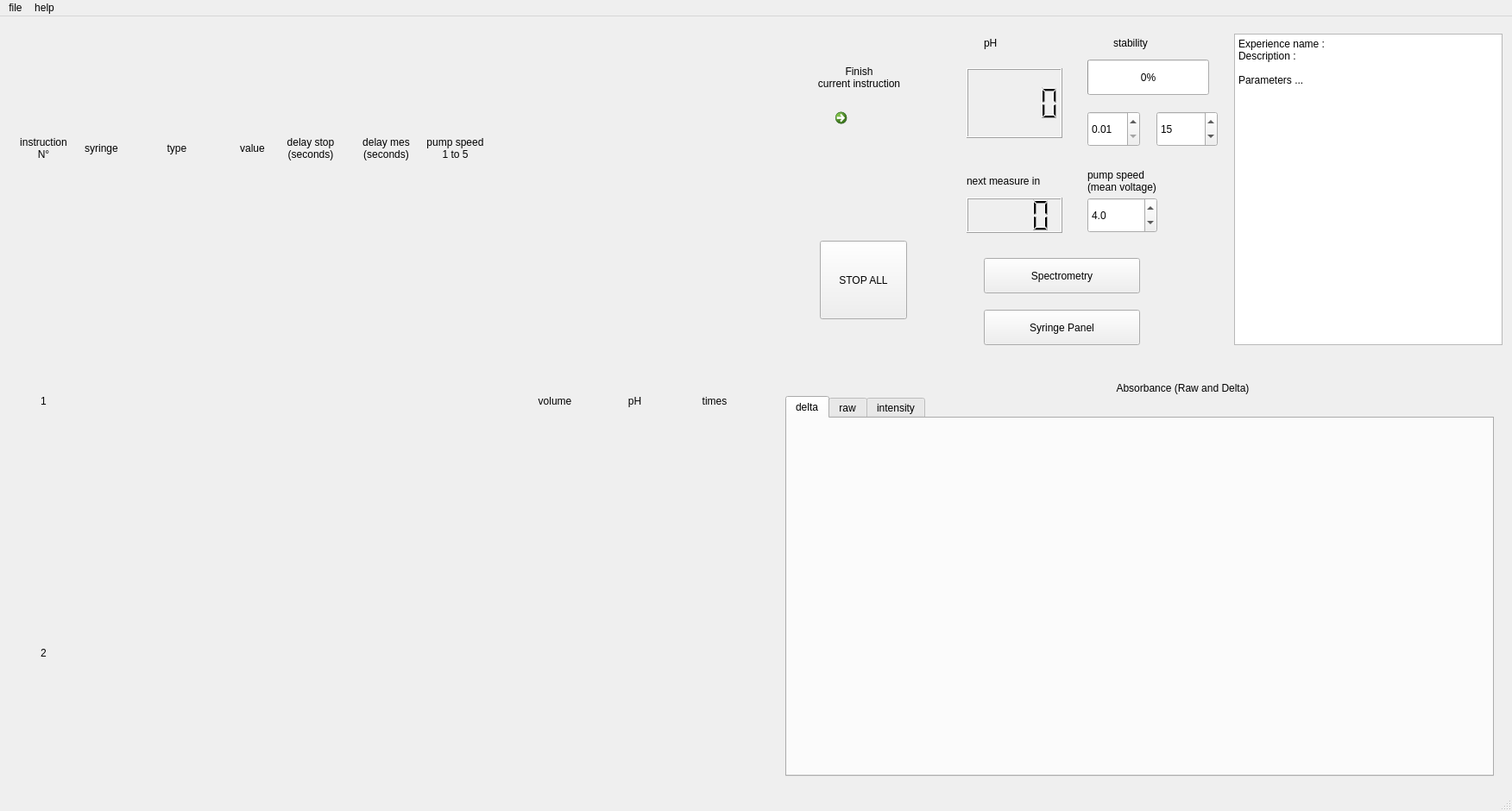
<?xml version="1.0" encoding="UTF-8"?>
<ui version="4.0">
 <class>CustomSequenceWindow</class>
 <widget class="QMainWindow" name="CustomSequenceWindow">
  <property name="geometry">
   <rect>
    <x>0</x>
    <y>0</y>
    <width>1752</width>
    <height>940</height>
   </rect>
  </property>
  <property name="tabletTracking">
   <bool>false</bool>
  </property>
  <property name="windowTitle">
   <string>Custom Sequence of Instructions</string>
  </property>
  <property name="iconSize">
   <size>
    <width>18</width>
    <height>27</height>
   </size>
  </property>
  <widget class="QWidget" name="centralwidget">
   <widget class="QLCDNumber" name="direct_pH">
    <property name="geometry">
     <rect>
      <x>1120</x>
      <y>60</y>
      <width>111</width>
      <height>81</height>
     </rect>
    </property>
   </widget>
   <widget class="QProgressBar" name="stabilisation_level">
    <property name="geometry">
     <rect>
      <x>1260</x>
      <y>50</y>
      <width>141</width>
      <height>41</height>
     </rect>
    </property>
    <property name="maximum">
     <number>100</number>
    </property>
    <property name="value">
     <number>0</number>
    </property>
    <property name="textVisible">
     <bool>true</bool>
    </property>
    <property name="orientation">
     <enum>Qt::Horizontal</enum>
    </property>
    <property name="format">
     <string>%p%</string>
    </property>
   </widget>
   <widget class="QLabel" name="label_pH">
    <property name="geometry">
     <rect>
      <x>1140</x>
      <y>10</y>
      <width>61</width>
      <height>41</height>
     </rect>
    </property>
    <property name="text">
     <string>pH</string>
    </property>
   </widget>
   <widget class="QLabel" name="label_stability">
    <property name="geometry">
     <rect>
      <x>1290</x>
      <y>10</y>
      <width>71</width>
      <height>41</height>
     </rect>
    </property>
    <property name="text">
     <string>stability</string>
    </property>
   </widget>
   <widget class="QLabel" name="label_pump_speed">
    <property name="geometry">
     <rect>
      <x>1260</x>
      <y>170</y>
      <width>151</width>
      <height>41</height>
     </rect>
    </property>
    <property name="text">
     <string>pump speed
(mean voltage)</string>
    </property>
   </widget>
   <widget class="QPushButton" name="spectrometry">
    <property name="geometry">
     <rect>
      <x>1140</x>
      <y>280</y>
      <width>181</width>
      <height>41</height>
     </rect>
    </property>
    <property name="text">
     <string>Spectrometry</string>
    </property>
   </widget>
   <widget class="QLabel" name="label_delta_abs">
    <property name="geometry">
     <rect>
      <x>1030</x>
      <y>410</y>
      <width>681</width>
      <height>41</height>
     </rect>
    </property>
    <property name="text">
     <string>Absorbance (Raw and Delta)</string>
    </property>
    <property name="alignment">
     <set>Qt::AlignCenter</set>
    </property>
   </widget>
   <widget class="QWidget" name="gridLayoutWidget_2">
    <property name="geometry">
     <rect>
      <x>10</x>
      <y>10</y>
      <width>551</width>
      <height>871</height>
     </rect>
    </property>
    <layout class="QGridLayout" name="grid_instructions" columnstretch="2,1,3,1,2,2,1">
     <item row="1" column="0">
      <widget class="QLabel" name="number1">
       <property name="text">
        <string>1</string>
       </property>
       <property name="alignment">
        <set>Qt::AlignCenter</set>
       </property>
      </widget>
     </item>
     <item row="0" column="3">
      <widget class="QLabel" name="column_value">
       <property name="text">
        <string>value</string>
       </property>
       <property name="alignment">
        <set>Qt::AlignCenter</set>
       </property>
      </widget>
     </item>
     <item row="0" column="5">
      <widget class="QLabel" name="column_delay_mes">
       <property name="text">
        <string>delay mes
(seconds)</string>
       </property>
       <property name="alignment">
        <set>Qt::AlignCenter</set>
       </property>
      </widget>
     </item>
     <item row="0" column="2">
      <widget class="QLabel" name="column_dispense_type">
       <property name="text">
        <string>type</string>
       </property>
       <property name="alignment">
        <set>Qt::AlignCenter</set>
       </property>
      </widget>
     </item>
     <item row="0" column="4">
      <widget class="QLabel" name="column_delay_stop">
       <property name="text">
        <string>delay stop
(seconds)</string>
       </property>
       <property name="alignment">
        <set>Qt::AlignCenter</set>
       </property>
      </widget>
     </item>
     <item row="0" column="1">
      <widget class="QLabel" name="column_syringe">
       <property name="text">
        <string>syringe</string>
       </property>
       <property name="alignment">
        <set>Qt::AlignCenter</set>
       </property>
      </widget>
     </item>
     <item row="0" column="0">
      <widget class="QLabel" name="column_number">
       <property name="text">
        <string>instruction
N°</string>
       </property>
       <property name="alignment">
        <set>Qt::AlignCenter</set>
       </property>
      </widget>
     </item>
     <item row="2" column="0">
      <widget class="QLabel" name="number2">
       <property name="text">
        <string>2</string>
       </property>
       <property name="alignment">
        <set>Qt::AlignCenter</set>
       </property>
      </widget>
     </item>
     <item row="0" column="6">
      <widget class="QLabel" name="column_speed">
       <property name="enabled">
        <bool>true</bool>
       </property>
       <property name="text">
        <string>pump speed
1 to 5</string>
       </property>
       <property name="alignment">
        <set>Qt::AlignCenter</set>
       </property>
      </widget>
     </item>
    </layout>
   </widget>
   <widget class="QPlainTextEdit" name="experiment_parameters">
    <property name="geometry">
     <rect>
      <x>1430</x>
      <y>20</y>
      <width>311</width>
      <height>361</height>
     </rect>
    </property>
    <property name="plainText">
     <string>Experience name :
Description :

Parameters ...</string>
    </property>
   </widget>
   <widget class="QDoubleSpinBox" name="pump_speed_volt">
    <property name="geometry">
     <rect>
      <x>1260</x>
      <y>210</y>
      <width>81</width>
      <height>41</height>
     </rect>
    </property>
    <property name="accessibleName">
     <string/>
    </property>
    <property name="decimals">
     <number>1</number>
    </property>
    <property name="minimum">
     <double>3.000000000000000</double>
    </property>
    <property name="maximum">
     <double>12.000000000000000</double>
    </property>
    <property name="singleStep">
     <double>0.100000000000000</double>
    </property>
    <property name="value">
     <double>4.000000000000000</double>
    </property>
   </widget>
   <widget class="QSpinBox" name="stab_time">
    <property name="geometry">
     <rect>
      <x>1340</x>
      <y>110</y>
      <width>71</width>
      <height>41</height>
     </rect>
    </property>
    <property name="minimum">
     <number>5</number>
    </property>
    <property name="maximum">
     <number>600</number>
    </property>
    <property name="value">
     <number>15</number>
    </property>
   </widget>
   <widget class="QTabWidget" name="spectra_tabs">
    <property name="geometry">
     <rect>
      <x>910</x>
      <y>440</y>
      <width>821</width>
      <height>441</height>
     </rect>
    </property>
    <property name="currentIndex">
     <number>0</number>
    </property>
    <widget class="QWidget" name="tab1">
     <attribute name="title">
      <string>delta</string>
     </attribute>
    </widget>
    <widget class="QWidget" name="tab2">
     <attribute name="title">
      <string>raw</string>
     </attribute>
    </widget>
    <widget class="QWidget" name="tab3">
     <attribute name="title">
      <string>intensity</string>
     </attribute>
    </widget>
   </widget>
   <widget class="QDoubleSpinBox" name="stab_step">
    <property name="geometry">
     <rect>
      <x>1260</x>
      <y>110</y>
      <width>61</width>
      <height>41</height>
     </rect>
    </property>
    <property name="decimals">
     <number>2</number>
    </property>
    <property name="minimum">
     <double>0.010000000000000</double>
    </property>
    <property name="maximum">
     <double>0.300000000000000</double>
    </property>
    <property name="singleStep">
     <double>0.010000000000000</double>
    </property>
   </widget>
   <widget class="QLabel" name="label_countdown">
    <property name="geometry">
     <rect>
      <x>1120</x>
      <y>170</y>
      <width>131</width>
      <height>41</height>
     </rect>
    </property>
    <property name="text">
     <string>next measure in</string>
    </property>
    <property name="alignment">
     <set>Qt::AlignLeading|Qt::AlignLeft|Qt::AlignVCenter</set>
    </property>
   </widget>
   <widget class="QLCDNumber" name="countdown">
    <property name="geometry">
     <rect>
      <x>1120</x>
      <y>210</y>
      <width>111</width>
      <height>41</height>
     </rect>
    </property>
    <property name="digitCount">
     <number>4</number>
    </property>
    <property name="value" stdset="0">
     <double>0.000000000000000</double>
    </property>
    <property name="intValue" stdset="0">
     <number>0</number>
    </property>
   </widget>
   <widget class="QPushButton" name="syringes">
    <property name="geometry">
     <rect>
      <x>1140</x>
      <y>340</y>
      <width>181</width>
      <height>41</height>
     </rect>
    </property>
    <property name="text">
     <string>Syringe Panel</string>
    </property>
   </widget>
   <widget class="QWidget" name="gridLayoutWidget">
    <property name="geometry">
     <rect>
      <x>600</x>
      <y>10</y>
      <width>271</width>
      <height>871</height>
     </rect>
    </property>
    <layout class="QGridLayout" name="grid_mes_pH_vol">
     <item row="0" column="0">
      <widget class="QLabel" name="column_vol">
       <property name="text">
        <string>volume</string>
       </property>
       <property name="alignment">
        <set>Qt::AlignCenter</set>
       </property>
      </widget>
     </item>
     <item row="0" column="1">
      <widget class="QLabel" name="column_pH">
       <property name="text">
        <string>pH</string>
       </property>
       <property name="alignment">
        <set>Qt::AlignCenter</set>
       </property>
      </widget>
     </item>
     <item row="0" column="2">
      <widget class="QLabel" name="column_times">
       <property name="text">
        <string>times</string>
       </property>
       <property name="alignment">
        <set>Qt::AlignCenter</set>
       </property>
      </widget>
     </item>
    </layout>
   </widget>
   <widget class="QCommandLinkButton" name="pause_resume_button">
    <property name="geometry">
     <rect>
      <x>960</x>
      <y>100</y>
      <width>71</width>
      <height>71</height>
     </rect>
    </property>
    <property name="text">
     <string/>
    </property>
   </widget>
   <widget class="QLabel" name="label_pause_resume">
    <property name="geometry">
     <rect>
      <x>880</x>
      <y>50</y>
      <width>231</width>
      <height>41</height>
     </rect>
    </property>
    <property name="text">
     <string>Finish 
current instruction</string>
    </property>
    <property name="alignment">
     <set>Qt::AlignCenter</set>
    </property>
   </widget>
   <widget class="QPushButton" name="stop_all_button">
    <property name="geometry">
     <rect>
      <x>950</x>
      <y>260</y>
      <width>101</width>
      <height>91</height>
     </rect>
    </property>
    <property name="text">
     <string>STOP ALL</string>
    </property>
   </widget>
  </widget>
  <widget class="QMenuBar" name="menubar">
   <property name="geometry">
    <rect>
     <x>0</x>
     <y>0</y>
     <width>1752</width>
     <height>18</height>
    </rect>
   </property>
   <widget class="QMenu" name="menufile">
    <property name="title">
     <string>file</string>
    </property>
    <addaction name="actionsave"/>
    <addaction name="actionedit_saving_folder"/>
    <addaction name="actionquit"/>
   </widget>
   <widget class="QMenu" name="menuhelp">
    <property name="title">
     <string>help</string>
    </property>
   </widget>
   <addaction name="menufile"/>
   <addaction name="menuhelp"/>
  </widget>
  <widget class="QStatusBar" name="statusbar"/>
  <action name="actionsave">
   <property name="text">
    <string>save titration</string>
   </property>
  </action>
  <action name="actionquit">
   <property name="text">
    <string>quit</string>
   </property>
  </action>
  <action name="actionedit_saving_folder">
   <property name="text">
    <string>edit saving folder</string>
   </property>
  </action>
 </widget>
 <resources/>
 <connections/>
</ui>
